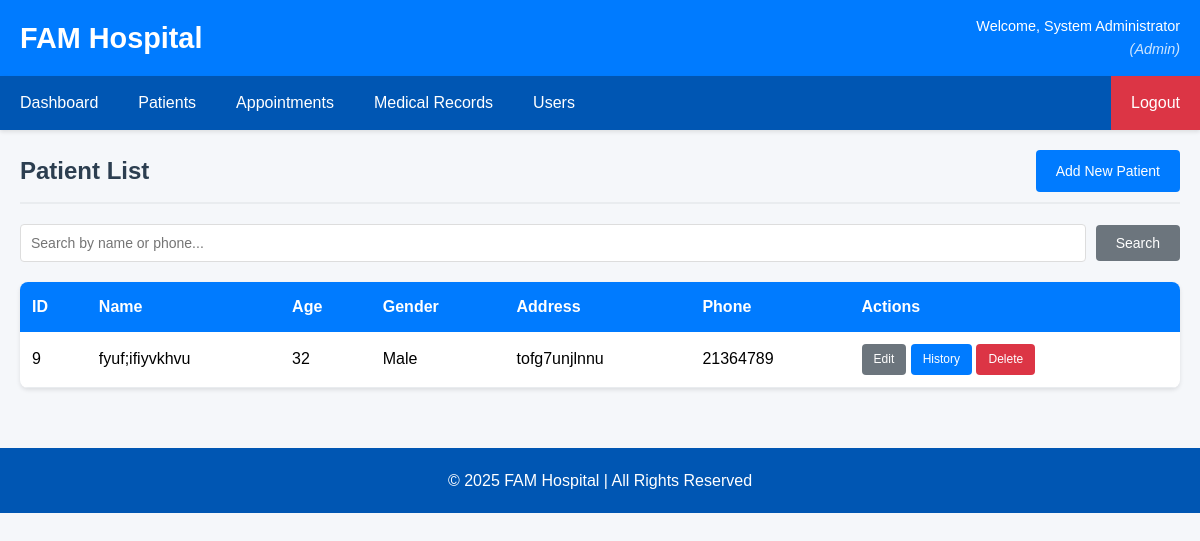
The page /view_patients (signed in) on the database its author committed.
### tables this page shows
CREATE TABLE patients (
            id INTEGER PRIMARY KEY AUTOINCREMENT,
            name TEXT,
            age INTEGER,
            gender TEXT,
            address TEXT,
            phone TEXT
        );

### app.py (the view)
@app.route('/view_patients')
@login_required
def view_patients():
    search = request.args.get('search', '')
    conn = sqlite3.connect(DB_NAME)
    cursor = conn.cursor()
    if search:
        cursor.execute("SELECT * FROM patients WHERE name LIKE ? OR phone LIKE ? ORDER BY name", (f'%{search}%', f'%{search}%'))
    else:
        cursor.execute("SELECT * FROM patients ORDER BY name")
    patients = cursor.fetchall()
    conn.close()
    return render_template("view_patients.html", patients=patients, search=search)

### app.py (called while the page is built)
def login_required(f):
    @wraps(f)  # Preserve the original function's metadata (name, docstring, etc.)
    def decorated_function(*args, **kwargs):
        if 'user_id' not in session:
            flash('Please log in to access this page.', 'error')
            return redirect(url_for('login'))
        return f(*args, **kwargs)
    return decorated_function

### templates/view_patients.html (shortened to what this page needs)
{% extends "base.html" %}
{% block content %}
<div class="page-header">
    <h2>Patient List</h2>
    <a href="{{ url_for('index') }}" class="btn btn-primary">Add New Patient</a>
</div>
<div class="search-container">
    <form method="GET" class="search-form">
        <input type="text" name="search" placeholder="Search by name or phone..." value="{{ search }}" class="search-input">
        <button type="submit" class="btn btn-secondary">Search</button>
    </form>
</div>
<div class="table-container">
    <table class="data-table">
        <thead>
            <tr>
                <th>ID</th>
                <th>Name</th>
                <th>Age</th>
                <th>Gender</th>
                <th>Address</th>
                <th>Phone</th>
                <th>Actions</th>
            </tr>
        </thead>
        <tbody>
            {% for patient in patients %}
            <tr>
                <td>{{ patient[0] }}</td>
                <td>{{ patient[1] }}</td>
                <td>{{ patient[2] }}</td>
                <td>{{ patient[3] }}</td>
                <td>{{ patient[4] }}</td>
                <td>{{ patient[5] }}</td>
                <td>
                    <a href="{{ url_for('update_patient', id=patient[0]) }}" class="btn btn-sm btn-secondary">Edit</a>
                    <a href="{{ url_for('patient_history', patient_id=patient[0]) }}" class="btn btn-sm btn-primary">History</a>
                    <a href="{{ url_for('delete_patient', id=patient[0]) }}" class="btn btn-sm btn-danger" onclick="return confirm('Are you sure you want to delete this patient?')">Delete</a>
                </td>
            </tr>
            {% endfor %}
        </tbody>
    </table>
</div>
{% endblock %}

### static/style.css (style rules this page uses)
body { font-family: Arial, sans-serif; margin: 0; padding: 0; background-color: #f5f7fa; line-height: 1.6; }
.page-header { display: flex; justify-content: space-between; align-items: center; margin-bottom: 20px; padding-bottom: 10px; border-bottom: 2px solid #e9ecef; }
.page-header h2 { color: #2c3e50; margin: 0; }
.table-container { background: white; border-radius: 8px; box-shadow: 0 2px 4px rgba(0,0,0,0.1); overflow: hidden; }
.data-table { width: 100%; border-collapse: collapse; }
.data-table th { background-color: #007bff; color: white; padding: 12px; text-align: left; font-weight: 600; }
.data-table td { padding: 12px; border-bottom: 1px solid #e9ecef; }
.search-container { margin-bottom: 20px; }
.search-form { display: flex; gap: 10px; align-items: center; }
.search-input { flex: 1; padding: 10px; border: 1px solid #ddd; border-radius: 4px; font-size: 14px; }
.btn { display: inline-block; padding: 10px 20px; border: none; border-radius: 4px; text-decoration: none; cursor: pointer; font-size: 14px; transition: all 0.3s; text-align: center; }
.btn-primary { background-color: #007bff; color: white; }
.btn-secondary { background-color: #6c757d; color: white; }
.btn-danger { background-color: #dc3545; color: white; }
.btn-sm { padding: 6px 12px; font-size: 12px; }

### rows shown on the page
patients: id "9", name "fyuf;ifiyvkhvu", age "32", gender "Male", address "tofg7unjlnnu", phone "21364789"

### other values the page prints
{{ session.full_name or session.username }} "System Administrator"
{{ session.user_role.title() }} "Admin"
